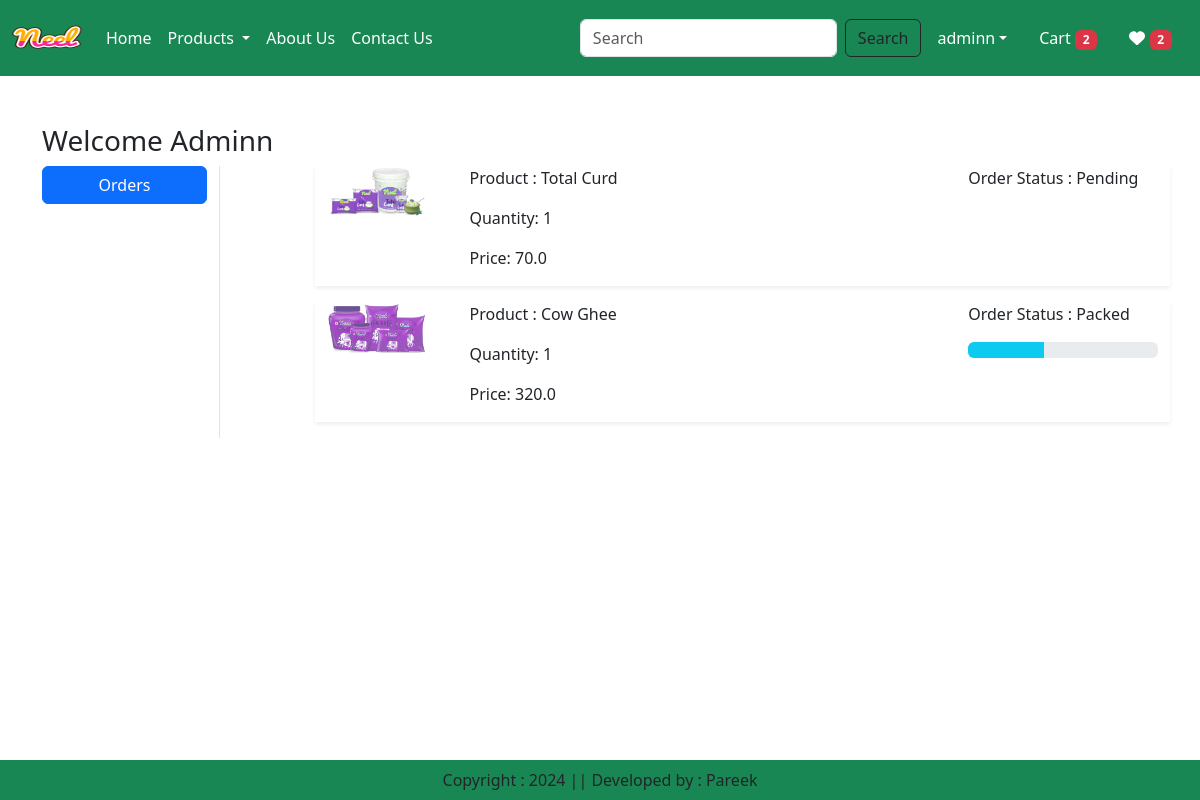
The page /orders/ (signed in) on the database its author committed.
### app/models.py (models this page shows, shortened)
class OrderPlaced(models.Model):
    user = models.ForeignKey(User, on_delete=models.CASCADE)
    customer = models.ForeignKey(Customer, on_delete=models.CASCADE)
    product = models.ForeignKey(Product, on_delete=models.CASCADE)
    quantity = models.PositiveIntegerField(default=1)
    ordered_date = models.DateTimeField(auto_now_add=True)
    status = models.CharField(max_length=50, choices=STATUS_CHOICES, default='Pending')
    payment = models.ForeignKey(Payment, on_delete=models.CASCADE, default="")
    @property
    def total_cost(self):
        return self.quantity * self.product.discounted_price

class Product(models.Model):
    title = models.CharField(max_length=100)
    selling_price = models.FloatField()
    discounted_price = models.FloatField()
    description = models.TextField()
    composition = models.TextField(default='')
    prodapp = models.TextField(default='')
    category = models.CharField(choices=CATEGORY_CHOICES, max_length=2)
    product_image = models.ImageField(upload_to='product')

### app/views.py (the view)
# urls.py: path('orders/', views.orders, name = 'orders'),
@login_required
def orders(request):
    totalitem = 0
    wishitem = 0
    if request.user.is_authenticated:
        totalitem = len(Cart.objects.filter(user=request.user))
        wishitem = len(Wishlist.objects.filter(user=request.user))
    order_placed = OrderPlaced.objects.filter(user=request.user)
    return render(request, "app/orders.html", locals())

### app/templates/app/orders.html (shortened to what this page needs)
{% extends 'app/base.html' %}
{% load static %}
{% block main-content %}
<div class="container my-5">
    <h3 class="text-capitalize"><span>Welcome </span>{{request.user}}</h3>
    <div class="row">
        <div class="col-sm-2 border-end">
            <ul class="list-unstyled">
                <li class="d-grid"><a href="{% url 'orders' %}" class="btn btn-primary">Orders</a></li>
            </ul>
        </div>
        <div class="col-sm-9 offset-sm-1">
            {% for op in order_placed %}
            <div class="row shadow-sm mb-3">
                <div class="col-sm-2">
                    <img src="{{op.product.product_image.url}}" class="img-fluid" height="100" width="100"/>
                </div>
                <div class="col-sm-7">
                    <p>Product : {{op.product.title}}</p>
                    <p>Quantity: {{op.quantity}}</p>
                    <p>Price: {{op.total_cost}}</p>
                </div>
                <div class="col-sm-3">
                    <p>Order Status : {{op.status}}</p>
                    {% if op.status == 'Packed' %}
                    <div class="progress">
                        <div class="progress-bar bg-info" role="progressbar" style="width: 40%" aria-valuenow="40" aria-valuemin="0" aria-valuemax="100"></div>
                    </div>
                    {% endif %}
                </div>
            </div>
            {% endfor %}
        </div>
    </div>
</div>
{% endblock main-content %}

### app/templates/app/base.html (shortened to what this page needs)
<!DOCTYPE html>
{% load static %}
<html lang="en">
<head>
    <link href="https://cdn.jsdelivr.net/npm/bootstrap@5.3.3/dist/css/bootstrap.min.css" rel="stylesheet"
>
    <link rel="stylesheet" href="{% static 'app/css/owl.carousel.min.css' %}" />
    <link rel="stylesheet" href="{% static 'app/css/all.min.css' %}" />
    <link rel="stylesheet" href="{% static 'app/css/style.css' %}" />
</head>
<body>
    <nav class="navbar navbar-expand-lg navbar-dark bg-success">
        <div class="container-fluid">
          <a class="navbar-brand" href="#">
            <img src="{% static "app/images/neel.png" %}" width="70" height="50" />
          </a>
          <div class="collapse navbar-collapse" id="navbarSupportedContent">
            <ul class="navbar-nav me-auto mb-2 mb-lg-0">
              {% if request.user.is_authenticated %}
              <li class="nav-item">
                <a class="nav-link active" aria-current="page" href="/">Home</a>
              </li>
              <li class="nav-item dropdown">
                <a class="nav-link dropdown-toggle text-white" href="#" role="button" data-bs-toggle="dropdown" aria-expanded="false">
                  Products
                </a>
              </li>
              <li class="nav-item">
                <a class="nav-link text-white" href="{% url 'about' %}">About Us</a>
              </li>
              <li class="nav-item">
                <a class="nav-link text-white" href="{% url 'contact' %}">Contact Us</a>
              </li>
            </ul>
            <form class="d-flex" role="search" action="/search">
              <input class="form-control me-2" type="search" placeholder="Search" name="search" aria-label="Search">
              <button class="btn btn-outline-dark" type="submit">Search</button>
            </form>
          </div>
             <ul class="navbar-nav me-auto mb-2 mb-lg-0">
                 <li class="nav-item dropdown mx-2">
                          <a class="nav-link dropdown-toggle text-white" href="#"
                          id="profileDropdown" role="button" data-bs-toggle="dropdown"
                          aria-expanded="false">{{user}}</a>
                        </li>
                      <li class="nav-item mx-2">
                        <a href="{% url 'showcart' %}" class="nav-link text-white"> Cart <span class="badge bg-danger">{% if totalitem > 0 %} {{totalitem}} {% endif %}</span></a>
                      </li>
                     <li class="nav-item mx-2">
                      <a href="{% url 'showwishlist' %}" class="nav-link text-white"> <i class="fa fa-heart"></i> <span class="badge bg-danger">{% if wishitem > 0 %} {{wishitem}} {% endif %}</span></a>
                    </li>
               {% endif %}
           </ul>
         </div>
       </nav>
     {% block main-content %}{% endblock main-content %}
     <footer class="container-fluid fixed-bottom bg-success text-center p-2 mt-5">
        Copyright : 2024 || Developed by : Pareek
     </footer>
</body>
</html>

### rows shown on the page
OrderPlaced: product.product_image (picture), product "Total Curd", quantity "1", total_cost "70.0", status "Pending"
OrderPlaced: product.product_image (picture), product "Cow Ghee", quantity "1", total_cost "320.0", status "Packed"

### other values the page prints
{{ user }} "adminn"
{{ totalitem }} "2"
{{ wishitem }} "2"
{{ request.user }} "Adminn"
